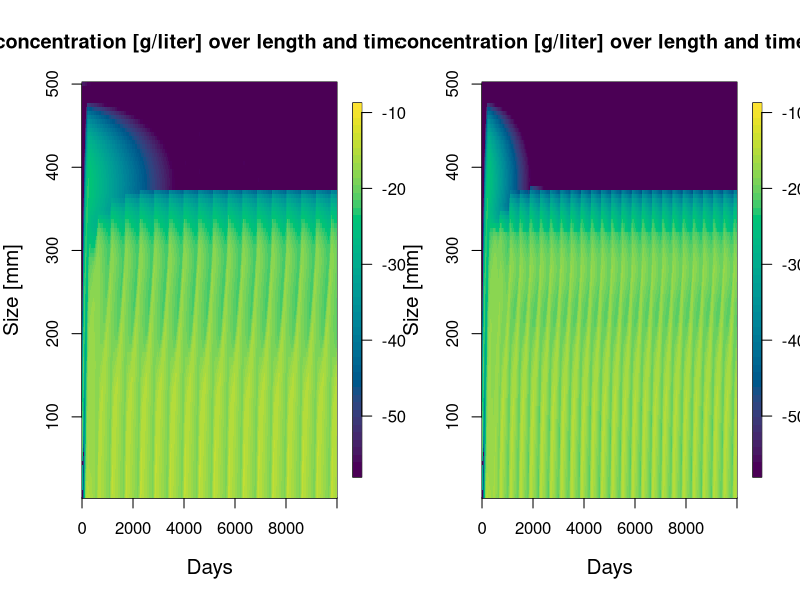
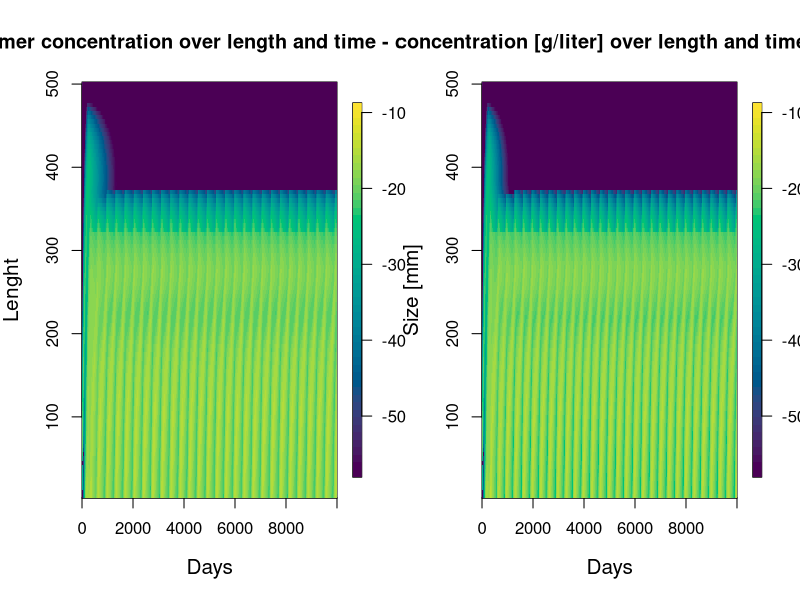
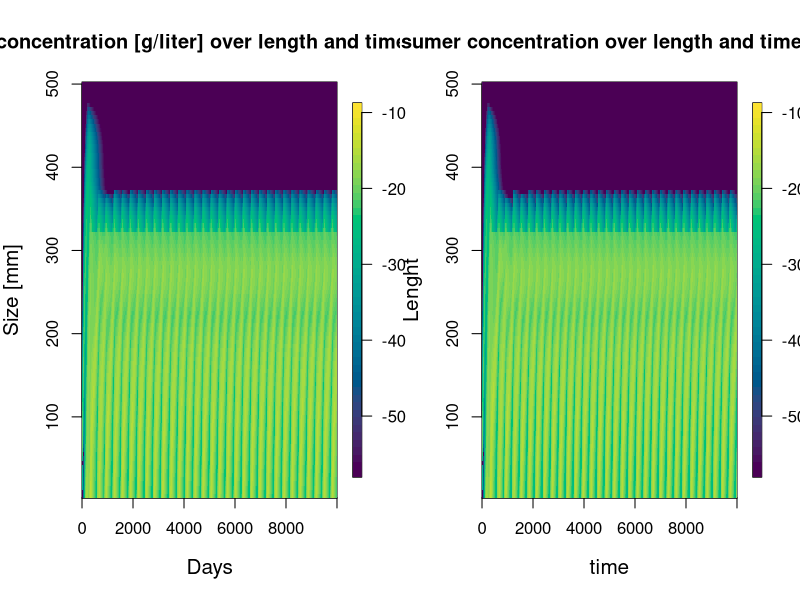
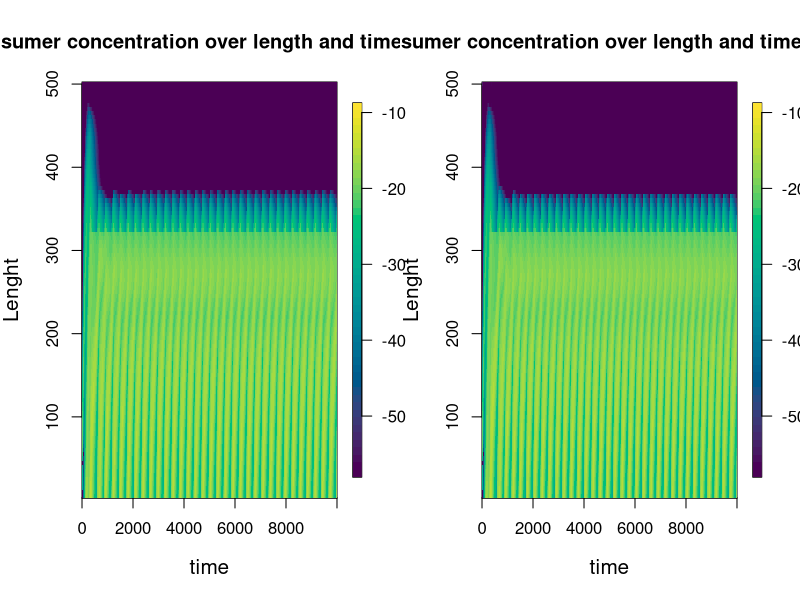
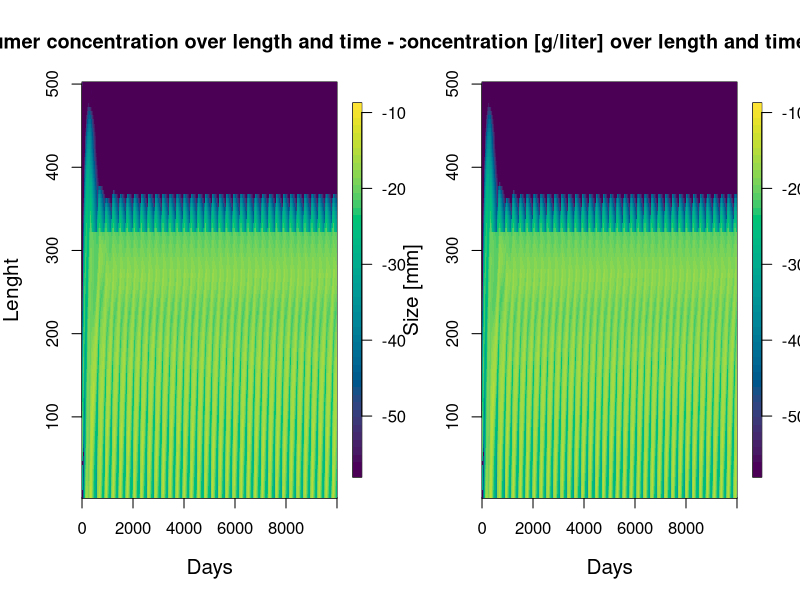

Here is the R script that generated these plots, in order: (Note: this script raises an error after producing the figures.)
#Emma Fournais Næsheim and Rebecca Martinovic 
#Final project for computational marine ecological modelling 
#16-05-2023



library(deSolve)
library(fields)
library(ggplot2)
library(RColorBrewer)

#Parameters 
lb <- 7 #mm 
lm <- 500 #mm 
lj <- 320 #mm 
lv <- 50 #mm 
Im <- 2.79*10^-4 #g/day/mm^2 Propotionality constant (ressource ingestion of c)
Rh <- 1.5*10^-5 #g/liter Half saturation constant 
rm <- 0.0018 #/day/mm2 Proportionality constant when reached maturity
gamma <- 0.006 #/day 
u <- 0.01 #day consumer mortality
p <- 0.1 #day flow-through rate
K <- 0.0003 #g/liter max ressource biomass 
e <- 0.5 #conversion efficiency 
a <- 5000 #liter/day Attack rate 
Th <- 0.1 #day/g handling time
sigma <- 0.01 #day background mortality rate for predator when foragin on lb an
dF <- 0.01##/Day
beta <- 9.0 * 10^-6 #g/mm^-3 biomass of consumers proportionality constant 

n <- 100
deltal <- lm/n

l <- seq(deltal, lm, by = deltal)
R <- K
P <- 0.0002
C <- rep(0,n)
C[1] <- 10^-4


#-----------no fishing
derivative <- function(time, y, params) {
  C <- y[1:n]
  R <- y[n+1]
  P <- y[n+2]
  
  g <- pmax(0,gamma*(lm*R/(Rh+R)-l))
  
  I <- (Im*l^2*R)/(Rh+R)
  
  b <- (rm*l^2*R)/(Rh+R)
  
  Biomassconsumers <- function(beta,l,t,C,deltal,lv){
    ixVulnerable = l < lv
    B <- sum(beta*l[ixVulnerable]^3*C[ixVulnerable]*deltal) 
    return(B)
  }
  B <- Biomassconsumers(beta,l,t,C,deltal,lv)
  
  dp = rep(0,n)
  ixVulnerable = l < lv
  dp[ixVulnerable] <- (a*P)/(1+a*Th*B)
  
  
  # Initializing advective
  fluxC <- numeric(n+1)
  
  # Calculate advective fluxes (Ja)
  ixMature = l>lj
  ixyoung = l<lj
  fluxC[1] <-  sum(b[ixMature] * C[ixMature] * deltal) # Boundary condition
  ixall = l > lb
  
  for(i in 2:n){
    fluxC[i] <- g[i-1] * C[i-1] 
  } 
  # Set boundary fluxes to 0
  fluxC[n+1] <- 0
  
  dC_dt <- numeric(n)
 
  for (i in 1:n) {
    dC_dt[i] <-  (-(u + dp[i]) * C[i]) + ((fluxC[i] - fluxC[i+1]) / deltal) 
  }
  
  dR_dt <- p*(K-R) - (sum(I[ixall] * C[ixall] * deltal)) 
  dP_dt <- ((e*((a*B)/(1+a*Th*B))-sigma))*P 
  
  return(list(c(dC_dt,dR_dt,dP_dt)))
}

params <-
  list(
    deltal = deltal,
    u = u,
    e = e,
    a = a,
    Th = Th,
    sigma = sigma,
    beta = beta,
    p = p,
    gamma = gamma,
    lm = lm, 
    lv = lv, 
    lj = lj, 
    lb = lb, 
    K = K, 
    rm = rm 
  
  )

# Time
time <- seq(0, 10000, by = 1) # Time vector

# ODE solving
resultNo <- ode(y = c(C, R, P), time = time, func = derivative, parms = params)

C_outNo<-resultNo[,2:(n+1)]
R_outNo <-resultNo[, n+2]
P_outNo <-resultNo[, n+3]

C_outNo[C_outNo<1e-25] = 1e-25
par(mfrow=c(1,2))

image.plot(
  time,
  l,
  log(C_outNo),
  col = hcl.colors(50, "viridis"),
  main = "Consumer concentration [g/liter] over length and time - No fishing ",
  xlab = "Days",
  ylab = "Size [mm]",
  cex.lab = 1.25
)

  #----------first d(F)
derivative <- function(time, y, params) {
  C <- y[1:n]
  R <- y[n+1]
  P <- y[n+2]
  
  g <- pmax(0,gamma*(lm*R/(Rh+R)-l))
  
  I <- (Im*l^2*R)/(Rh+R)
  
  b <- (rm*l^2*R)/(Rh+R)
  
  Biomassconsumers <- function(beta,l,t,C,deltal,lv){
    ixVulnerable = l < lv
    B <- sum(beta*l[ixVulnerable]^3*C[ixVulnerable]*deltal) 
    return(B)
  }
  B <- Biomassconsumers(beta,l,t,C,deltal,lv)
  
  dp = rep(0,n)
  ixVulnerable = l < lv
  dp[ixVulnerable] <- (a*P)/(1+a*Th*B)
  
  
  # Initializing advective
  fluxC <- numeric(n+1)
  
  # Calculate advective fluxes (Ja)
  ixMature = l>lj
  ixyoung = l<lj
  fluxC[1] <-  sum(b[ixMature] * C[ixMature] * deltal) # Boundary condition
  ixall = l > lb
  dF = rep(0,n)
  dF[ixMature] <- 0.01
  dF[ixyoung] <- 0.0001
 
  
  for(i in 2:n){
    fluxC[i] <- g[i-1] * C[i-1] 
  }
  
  # Set boundary fluxes to 0
  fluxC[n+1] <- 0
  
  dC_dt <- numeric(n)
  
  for (i in 1:n) {
    dC_dt[i] <-  (-(u + dF[i] + dp[i]) * C[i]) + ((fluxC[i] - fluxC[i+1]) / deltal) # Flux[i] 
  }
  
  dR_dt <- p*(K-R) - (sum(I[ixall] * C[ixall] * deltal)) 
  dP_dt <- ((e*((a*B)/(1+a*Th*B))-sigma))*P 
  
  return(list(c(dC_dt,dR_dt,dP_dt)))
}

params <-
  list(
    deltal = deltal,
    u = u,
    e = e,
    a = a,
    Th = Th,
    sigma = sigma,
    beta = beta,
    p = p,
    gamma = gamma,
    lm = lm, 
    lv = lv, 
    lj = lj, 
    lb = lb, 
    K = K, 
    rm = rm 
  )

# Time
time <- seq(0, 10000, by = 1) # Time vector

# ODE solving
resultN <- ode(y = c(C, R, P), time = time, func = derivative, parms = params)

C_outN<-resultN[,2:(n+1)]
R_outN <-resultN[, n+2]
P_outN <-resultN[, n+3]

C_outN[C_outN<1e-25] = 1e-25
image.plot(
  time,
  l,
  log(C_outN),
  col = hcl.colors(50, "viridis"),
  main = "Consumer concentration [g/liter] over length and time - d(F) = 0.01",
  xlab = "Days",
  ylab = "Size [mm]",
  cex.lab = 1.25
)

#---------------------------------------------------

derivative <- function(time, y, params) {
  C <- y[1:n]
  R <- y[n+1]
  P <- y[n+2]
  
  g <- pmax(0,gamma*(lm*R/(Rh+R)-l))
  
  I <- (Im*l^2*R)/(Rh+R)
  
  b <- (rm*l^2*R)/(Rh+R)
  
  Biomassconsumers <- function(beta,l,t,C,deltal,lv){
    ixVulnerable = l < lv
    B <- sum(beta*l[ixVulnerable]^3*C[ixVulnerable]*deltal) 
    return(B)
  }
  B <- Biomassconsumers(beta,l,t,C,deltal,lv)
  
  dp = rep(0,n)
  ixVulnerable = l < lv
  dp[ixVulnerable] <- (a*P)/(1+a*Th*B)
  
  
  # Initializing advective
  fluxC <- numeric(n+1)
  
  # Calculate advective fluxes (Ja)
  ixMature = l>lj
  ixyoung = l<lj
  fluxC[1] <-  sum(b[ixMature] * C[ixMature] * deltal) # Boundary condition
  ixall = l > lb
  dF = rep(0,n)
  dF[ixMature] <- 0.02
  dF[ixyoung] <- 0.0001
  
  for(i in 2:n){
    fluxC[i] <- g[i-1] * C[i-1] 
  }
  
  # Set boundary fluxes to 0
  fluxC[n+1] <- 0
  
  dC_dt <- numeric(n)
  
  for (i in 1:n) {
    dC_dt[i] <-  (-(u + dF[i] + dp[i]) * C[i]) + ((fluxC[i] - fluxC[i+1]) / deltal) # Flux[i] 
  }
  
  dR_dt <- p*(K-R) - (sum(I[ixall] * C[ixall] * deltal)) 
  dP_dt <- ((e*((a*B)/(1+a*Th*B))-sigma))*P 
  
  return(list(c(dC_dt,dR_dt,dP_dt)))
}

params <-
  list(
    deltal = deltal,
    u = u,
    e = e,
    a = a,
    Th = Th,
    sigma = sigma,
    beta = beta,
    p = p,
    gamma = gamma,
    lm = lm, 
    lv = lv, 
    lj = lj, 
    lb = lb, 
    K = K, 
    rm = rm 
  )

# Time
time <- seq(0, 10000, by = 1) # Time vector

# ODE solving
result <- ode(y = c(C, R, P), time = time, func = derivative, parms = params)

C_out<-result[,2:(n+1)]
R_out <-result[, n+2]
P_out <-result[, n+3]

C_out[C_out<1e-25] = 1e-25
image.plot(time, l,log(C_out), col = hcl.colors(50, "viridis"), main = "Consumer concentration over length and time - dF = 0.01", xlab = "Days", ylab = "Lenght", cex.lab=1.25)

#---------------------------------------------
derivative <- function(time, y, params) {
  C <- y[1:n]
  R <- y[n+1]
  P <- y[n+2]
  
  g <- pmax(0,gamma*(lm*R/(Rh+R)-l))
  
  I <- (Im*l^2*R)/(Rh+R)
  
  b <- (rm*l^2*R)/(Rh+R)
  
  Biomassconsumers <- function(beta,l,t,C,deltal,lv){
    ixVulnerable = l < lv
    B <- sum(beta*l[ixVulnerable]^3*C[ixVulnerable]*deltal) 
    return(B)
  }
  B <- Biomassconsumers(beta,l,t,C,deltal,lv)
  
  dp = rep(0,n)
  ixVulnerable = l < lv
  dp[ixVulnerable] <- (a*P)/(1+a*Th*B)
  
  
  # Initializing advective
  fluxC <- numeric(n+1)
  
  # Calculate advective fluxes (Ja)
  ixMature = l>lj
  ixyoung = l<lj
  fluxC[1] <-  sum(b[ixMature] * C[ixMature] * deltal) # Boundary condition
  ixall = l > lb
  dF1 = rep(0,n)
  dF1[ixMature] <- 0.03
  dF1[ixyoung] <- 0.0001
  
  for(i in 2:n){
    fluxC[i] <- g[i-1] * C[i-1] 
  }
  
  # Set boundary fluxes to 0
  fluxC[n+1] <- 0
  
  
  dC_dt <- numeric(n)
  
  for (i in 1:n) {
    dC_dt[i] <-  (-(u + dF1[i] + dp[i]) * C[i]) + ((fluxC[i] - fluxC[i+1]) / deltal) # Flux[i] 
  }
  
  dR_dt <- p*(K-R) - (sum(I[ixall] * C[ixall] * deltal)) 
  dP_dt <- ((e*((a*B)/(1+a*Th*B))-sigma))*P 
  
  return(list(c(dC_dt,dR_dt,dP_dt)))
}

params <-
  list(
    deltal = deltal,
    u = u,
    e = e,
    a = a,
    Th = Th,
    sigma = sigma,
    beta = beta,
    p = p,
    gamma = gamma,
    lm = lm, 
    lv = lv, 
    lj = lj, 
    lb = lb, 
    K = K, 
    rm = rm 
  )


# ODE solving
result1 <- ode(y = c(C, R, P), time = time, func = derivative, parms = params)
C_out1<-result1[,2:(n+1)]
R_out1 <-result1[, n+2]
P_out1 <-result1[, n+3]

C_out1[C_out1<1e-25] = 1e-25

image.plot(
  time,
  l,
  log(C_out1),
  col = hcl.colors(50, "viridis"),
  main = "Consumer concentration [g/liter] over length and time - d(F) = 0.03",
  xlab = "Days",
  ylab = "Size [mm]",
  cex.lab = 1.25
)


#-------------------------------------------------------------------
derivative <- function(time, y, params) {
  C <- y[1:n]
  R <- y[n+1]
  P <- y[n+2]
  
  g <- pmax(0,gamma*(lm*R/(Rh+R)-l))
  
  I <- (Im*l^2*R)/(Rh+R)
  
  b <- (rm*l^2*R)/(Rh+R)
  
  Biomassconsumers <- function(beta,l,t,C,deltal,lv){
    ixVulnerable = l < lv
    B <- sum(beta*l[ixVulnerable]^3*C[ixVulnerable]*deltal) 
    return(B)
  }
  B <- Biomassconsumers(beta,l,t,C,deltal,lv)
  
  dp = rep(0,n)
  ixVulnerable = l < lv
  dp[ixVulnerable] <- (a*P)/(1+a*Th*B)
  
  
  
  # Initializing advective
  fluxC <- numeric(n+1)
  
  # Calculate advective fluxes (Ja)
  ixMature = l>lj
  ixyoung = l<lj
  fluxC[1] <-  sum(b[ixMature] * C[ixMature] * deltal) # Boundary condition
  ixall = l > lb
  dF2 = rep(0,n)
  dF2[ixMature] <- 0.04
  dF2[ixyoung] <- 0.0001
  
  
  for(i in 2:n){
    fluxC[i] <- g[i-1] * C[i-1] 
  }
  
  # Set boundary fluxes to 0
  fluxC[n+1] <- 0
  
  dC_dt <- numeric(n)
  
  for (i in 1:n) {
    dC_dt[i] <-  (-(u + dF2[i] + dp[i]) * C[i]) + ((fluxC[i] - fluxC[i+1]) / deltal) # Flux[i] 
  }
  
  dR_dt <- p*(K-R) - (sum(I[ixall] * C[ixall] * deltal)) 
  dP_dt <- ((e*((a*B)/(1+a*Th*B))-sigma))*P 
  
  return(list(c(dC_dt,dR_dt,dP_dt)))
}

params <-
  list(
    deltal = deltal,
    u = u,
    e = e,
    a = a,
    Th = Th,
    sigma = sigma,
    beta = beta,
    p = p,
    gamma = gamma,
    lm = lm, 
    lv = lv, 
    lj = lj, 
    lb = lb, 
    K = K, 
    rm = rm 
  )

# ODE solving
result2 <- ode(y = c(C, R, P), time = time, func = derivative, parms = params)
C_out2<-result2[,2:(n+1)]
R_out2 <-result2[, n+2]
P_out2 <-result2[, n+3]

C_out2[C_out2<1e-25] = 1e-25
image.plot(
  time,
  l,
  log(C_out2),
  col = hcl.colors(50, "viridis"),
  main = "Consumer concentration [g/liter] over length and time - d(F) = 0.04",
  xlab = "Days",
  ylab = "Size [mm]",
  cex.lab = 1.25
)

#--------------------------------------------------------------------------
derivative <- function(time, y, params) {
  C <- y[1:n]
  R <- y[n+1]
  P <- y[n+2]
  
  g <- pmax(0,gamma*(lm*R/(Rh+R)-l))
  
  I <- (Im*l^2*R)/(Rh+R)
  
  b <- (rm*l^2*R)/(Rh+R)
  
  Biomassconsumers <- function(beta,l,t,C,deltal,lv){
    ixVulnerable = l < lv
    B <- sum(beta*l[ixVulnerable]^3*C[ixVulnerable]*deltal) 
    return(B)
  }
  B <- Biomassconsumers(beta,l,t,C,deltal,lv)
  
  dp = rep(0,n)
  ixVulnerable = l < lv
  dp[ixVulnerable] <- (a*P)/(1+a*Th*B)
  
  
  
  # Initializing advective
  fluxC <- numeric(n+1)
  
  # Calculate advective fluxes (Ja)
  ixMature = l>lj
  ixyoung = l<lj
  fluxC[1] <-  sum(b[ixMature] * C[ixMature] * deltal) # Boundary condition
  ixall = l > lb
  dF3 = rep(0,n)
  dF3[ixMature] <- 0.05
  dF3[ixyoung] <- 0.0001
  
  for(i in 2:n){
    fluxC[i] <- g[i-1] * C[i-1]
  }
  
  # Set boundary fluxes to 0
  fluxC[n+1] <- 0
  
  dC_dt <- numeric(n)
  
  for (i in 1:n) {
    dC_dt[i] <-  (-(u + dF3[i] + dp[i]) * C[i]) + ((fluxC[i] - fluxC[i+1]) / deltal) # Flux[i] 
  }
  
  dR_dt <- p*(K-R) - (sum(I[ixall] * C[ixall] * deltal)) 
  dP_dt <- ((e*((a*B)/(1+a*Th*B))-sigma))*P 
  
  return(list(c(dC_dt,dR_dt,dP_dt)))
}

params <-
  list(
    deltal = deltal,
    u = u,
    e = e,
    a = a,
    Th = Th,
    sigma = sigma,
    beta = beta,
    p = p,
    gamma = gamma,
    lm = lm, 
    lv = lv, 
    lj = lj, 
    lb = lb, 
    K = K, 
    rm = rm 
  )


# ODE solving
result3 <- ode(y = c(C, R, P), time = time, func = derivative, parms = params)
C_out3<-result3[,2:(n+1)]
R_out3 <-result3[, n+2]
P_out3 <-result3[, n+3]

C_out3[C_out3<1e-25] = 1e-25
image.plot(time, l,log(C_out3), col = hcl.colors(50, "viridis"), main = "Consumer concentration over length and time - dF3", xlab = "time", ylab = "Lenght", cex.lab=1.25)

#-----------------------------------------------------------------
derivative <- function(time, y, params) {
  C <- y[1:n]
  R <- y[n+1]
  P <- y[n+2]
  
  g <- pmax(0,gamma*(lm*R/(Rh+R)-l))
  
  I <- (Im*l^2*R)/(Rh+R)
  
  b <- (rm*l^2*R)/(Rh+R)
  
  Biomassconsumers <- function(beta,l,t,C,deltal,lv){
    ixVulnerable = l < lv
    B <- sum(beta*l[ixVulnerable]^3*C[ixVulnerable]*deltal) 
    return(B)
  }
  B <- Biomassconsumers(beta,l,t,C,deltal,lv)
  
  dp = rep(0,n)
  ixVulnerable = l < lv
  dp[ixVulnerable] <- (a*P)/(1+a*Th*B)
  
  
  
  # Initializing advective
  fluxC <- numeric(n+1)
  
  # Calculate advective fluxes (Ja)
  ixMature = l>lj
  ixyoung = l<lj
  fluxC[1] <-  sum(b[ixMature] * C[ixMature] * deltal) # Boundary condition
  ixall = l > lb
  dF4 = rep(0,n)
  dF4[ixMature] <- 0.06
  dF4[ixyoung] <- 0.0001
  
  for(i in 2:n){
    fluxC[i] <- g[i-1] * C[i-1]
  }
  
  # Set boundary fluxes to 0
  fluxC[n+1] <- 0
  
  dC_dt <- numeric(n)
  
  
  for (i in 1:n) {
    dC_dt[i] <-  (-(u + dF4[i] + dp[i]) * C[i]) + ((fluxC[i] - fluxC[i+1]) / deltal) # Flux[i] 
  }
  
  dR_dt <- p*(K-R) - (sum(I[ixall] * C[ixall] * deltal)) 
  dP_dt <- ((e*((a*B)/(1+a*Th*B))-sigma))*P 
  
  return(list(c(dC_dt,dR_dt,dP_dt)))
}

params <-
  list(
    deltal = deltal,
    u = u,
    e = e,
    a = a,
    Th = Th,
    sigma = sigma,
    beta = beta,
    p = p,
    gamma = gamma,
    lm = lm, 
    lv = lv, 
    lj = lj, 
    lb = lb, 
    K = K, 
    rm = rm 
  )

# ODE solving
result4 <- ode(y = c(C, R, P), time = time, func = derivative, parms = params)
C_out4<-result4[,2:(n+1)]
R_out4 <-result4[, n+2]
P_out4 <-result4[, n+3]

C_out4[C_out4<1e-25] = 1e-25
image.plot(time, l,log(C_out4), col = hcl.colors(50, "viridis"), main = "Consumer concentration over length and time - dF4", xlab = "time", ylab = "Lenght", cex.lab=1.25)

#-----------------------------------------------------------------------
derivative <- function(time, y, params) {
  C <- y[1:n]
  R <- y[n+1]
  P <- y[n+2]
  
  g <- pmax(0,gamma*(lm*R/(Rh+R)-l))
  
  I <- (Im*l^2*R)/(Rh+R)
  
  b <- (rm*l^2*R)/(Rh+R)
  
  Biomassconsumers <- function(beta,l,t,C,deltal,lv){
    ixVulnerable = l < lv
    B <- sum(beta*l[ixVulnerable]^3*C[ixVulnerable]*deltal) 
    return(B)
  }
  B <- Biomassconsumers(beta,l,t,C,deltal,lv)
  
  dp = rep(0,n)
  ixVulnerable = l < lv
  dp[ixVulnerable] <- (a*P)/(1+a*Th*B)
  
  
  # Initializing advective
  fluxC <- numeric(n+1)
  
  # Calculate advective fluxes (Ja)
  ixMature = l>lj
  ixyoung = l<lj
  fluxC[1] <-  sum(b[ixMature] * C[ixMature] * deltal) # Boundary condition
  ixall = l > lb
  dF5 = rep(0,n)
  dF5[ixMature] <- 0.07
  dF5[ixyoung] <- 0.0001
  
  for(i in 2:n){
    fluxC[i] <- g[i-1] * C[i-1] 
  }
  
  # Set boundary fluxes to 0
  fluxC[n+1] <- 0
  
  dC_dt <- numeric(n)
  
  for (i in 1:n) {
    dC_dt[i] <-  (-(u + dF5[i] + dp[i]) * C[i]) + ((fluxC[i] - fluxC[i+1]) / deltal) # Flux[i] 
  }
  
  dR_dt <- p*(K-R) - (sum(I[ixall] * C[ixall] * deltal)) 
  dP_dt <- ((e*((a*B)/(1+a*Th*B))-sigma))*P 
  
  return(list(c(dC_dt,dR_dt,dP_dt)))
}

params <-
  list(
    deltal = deltal,
    u = u,
    e = e,
    a = a,
    Th = Th,
    sigma = sigma,
    beta = beta,
    p = p,
    gamma = gamma,
    lm = lm, 
    lv = lv, 
    lj = lj, 
    lb = lb, 
    K = K, 
    rm = rm 
  )

# ODE solving
result5 <- ode(y = c(C, R, P), time = time, func = derivative, parms = params)
C_out5<-result5[,2:(n+1)]
R_out5 <-result5[, n+2]
P_out5 <-result5[, n+3]

C_out5[C_out5<1e-25] = 1e-25
image.plot(time, l,log(C_out5), col = hcl.colors(50, "viridis"), main = "Consumer concentration over length and time - dF5", xlab = "time", ylab = "Lenght", cex.lab=1.25)

#-----------------------------------------------------------------------------

derivative <- function(time, y, params) {
  C <- y[1:n]
  R <- y[n+1]
  P <- y[n+2]
  
  g <- pmax(0,gamma*(lm*R/(Rh+R)-l))
  
  I <- (Im*l^2*R)/(Rh+R)
  
  b <- (rm*l^2*R)/(Rh+R)
  
  Biomassconsumers <- function(beta,l,t,C,deltal,lv){
    ixVulnerable = l < lv
    B <- sum(beta*l[ixVulnerable]^3*C[ixVulnerable]*deltal) 
    return(B)
  }
  B <- Biomassconsumers(beta,l,t,C,deltal,lv)
  
  dp = rep(0,n)
  ixVulnerable = l < lv
  dp[ixVulnerable] <- (a*P)/(1+a*Th*B)
  
  
  # Initializing advective
  fluxC <- numeric(n+1)
  
  # Calculate advective fluxes (Ja)
  ixMature = l>lj
  ixyoung = l<lj
  fluxC[1] <-  sum(b[ixMature] * C[ixMature] * deltal) # Boundary condition
  ixall = l > lb
  dF6 = rep(0,n)
  dF6[ixMature] <- 0.08
  dF6[ixyoung] <- 0.0001
  
  for(i in 2:n){
    fluxC[i] <- g[i-1] * C[i-1]
  }
  
  # Set boundary fluxes to 0
  fluxC[n+1] <- 0
  
  dC_dt <- numeric(n)
  
  for (i in 1:n) {
    dC_dt[i] <-  (-(u + dF6[i] + dp[i]) * C[i]) + ((fluxC[i] - fluxC[i+1]) / deltal) # Flux[i] 
  }
  
  dR_dt <- p*(K-R) - (sum(I[ixall] * C[ixall] * deltal)) 
  dP_dt <- ((e*((a*B)/(1+a*Th*B))-sigma))*P 
  
  return(list(c(dC_dt,dR_dt,dP_dt)))
}

params <-
  list(
    deltal = deltal,
    u = u,
    e = e,
    a = a,
    Th = Th,
    sigma = sigma,
    beta = beta,
    p = p,
    gamma = gamma,
    lm = lm, 
    lv = lv, 
    lj = lj, 
    lb = lb, 
    K = K, 
    rm = rm 
  )


# ODE solving
result6 <- ode(y = c(C, R, P), time = time, func = derivative, parms = params)
C_out6<-result6[,2:(n+1)]
R_out6 <-result6[, n+2]
P_out6 <-result6[, n+3]

C_out6[C_out6<1e-25] = 1e-25
image.plot(time, l,log(C_out6), col = hcl.colors(50, "viridis"), main = "Consumer concentration over length and time - dF = 0.8", xlab = "Days", ylab = "Lenght", cex.lab=1.25)

#---------------------------------------------------------------------------------

derivative <- function(time, y, params) {
  C <- y[1:n]
  R <- y[n+1]
  P <- y[n+2]
  
  g <- pmax(0,gamma*(lm*R/(Rh+R)-l))
  
  I <- (Im*l^2*R)/(Rh+R)
  
  b <- (rm*l^2*R)/(Rh+R)
  
  Biomassconsumers <- function(beta,l,t,C,deltal,lv){
    ixVulnerable = l < lv
    B <- sum(beta*l[ixVulnerable]^3*C[ixVulnerable]*deltal) 
    return(B)
  }
  B <- Biomassconsumers(beta,l,t,C,deltal,lv)
  
  dp = rep(0,n)
  ixVulnerable = l < lv
  dp[ixVulnerable] <- (a*P)/(1+a*Th*B)
  
  
  
  # Initializing advective
  fluxC <- numeric(n+1)
  
  # Calculate advective fluxes (Ja)
  ixMature = l>lj
  ixyoung = l<lj
  fluxC[1] <-  sum(b[ixMature] * C[ixMature] * deltal) # Boundary condition
  ixall = l > lb
  dF7 = rep(0,n)
  dF7[ixMature] <- 0.09
  dF7[ixyoung] <- 0.0001
  
  for(i in 2:n){
    fluxC[i] <- g[i-1] * C[i-1]
  }
  
  # Set boundary fluxes to 0
  fluxC[n+1] <- 0
  
  dC_dt <- numeric(n)
  
  for (i in 1:n) {
    dC_dt[i] <-  (-(u + dF7[i] + dp[i]) * C[i]) + ((fluxC[i] - fluxC[i+1]) / deltal) # Flux[i] 
  }
  
  dR_dt <- p*(K-R) - (sum(I[ixall] * C[ixall] * deltal)) 
  dP_dt <- ((e*((a*B)/(1+a*Th*B))-sigma))*P 
  
  return(list(c(dC_dt,dR_dt,dP_dt)))
}

params <-
  list(
    deltal = deltal,
    u = u,
    e = e,
    a = a,
    Th = Th,
    sigma = sigma,
    beta = beta,
    p = p,
    gamma = gamma,
    lm = lm, 
    lv = lv, 
    lj = lj, 
    lb = lb, 
    K = K, 
    rm = rm 
  )


# ODE solving
result7 <- ode(y = c(C, R, P), time = time, func = derivative, parms = params)
C_out7<-result7[,2:(n+1)]
R_out7 <-result7[, n+2]
P_out7 <-result7[, n+3]

C_out7[C_out7<1e-25] = 1e-25
image.plot(time, l,log(C_out7), col = hcl.colors(50, "viridis"), main = "Consumer concentration [g/liter] over length and time - d(F) = 0.09", xlab = "Days", ylab = "Size [mm]", cex.lab=1.25)


#Calculating the mean of the last time steps 
CmeanNo <- C_outNo[8001:10000,]
CmeanNo <- colMeans(CmeanNo)
CmeanN <- C_outN[8001:10000,]
CmeanN <- colMeans(CmeanN)
Cmean <- C_out[8001:10000,]
Cmean <- colMeans(Cmean)
Cmean1 <- C_out1[8001:10000,]
Cmean1 <- colMeans(Cmean1)
Cmean2 <- C_out2[8001:10000,]
Cmean2 <- colMeans(Cmean2)
Cmean3 <- C_out3[8001:10000,]
Cmean3 <- colMeans(Cmean3)
Cmean4 <- C_out4[8001:10000,]
Cmean4 <- colMeans(Cmean4)
Cmean5 <- C_out5[8001:10000,]
Cmean5 <- colMeans(Cmean5)
Cmean6 <- C_out6[8001:10000,]
Cmean6 <- colMeans(Cmean6)
Cmean7 <- C_out7[8001:10000,]
Cmean7 <- colMeans(Cmean7)

Blue <- colorRampPalette(brewer.pal(5, "Blues"))(length(x))
Green <- colorRampPalette(brewer.pal(5, "Greens"))(length(x))
colors <- colorRampPalette(brewer.pal(5, "Reds"))(length(x))

plot(
  l,
  CmeanNo,
  type = "l",
  ylim = c(0, 0.0000002),
  lwd = 3,
  xlab = "Size [mm]",
  ylab = "Biomass [g/liter]",
  main = "Mean distribution over the last 2000 timesteps",
  col = Blue[1],
  cex.lab = 1.2,
  cex.axis = 1.2
)
lines(l, CmeanN, col = Blue[2], lwd = 3)
lines(l, Cmean, col = Blue[3], lwd = 3)
lines(l, Cmean1, col = Blue[4], lwd = 3)  # Use colors from the 'colors' vector
lines(l, Cmean2, col = Blue[5], lwd = 3)
lines(l, Cmean3, col = Blue[6], lwd = 3)
lines(l, Cmean4, col = Blue[7], lwd = 3)
lines(l, Cmean5, col = Blue[8], lwd = 3)
lines(l, Cmean6, col = Blue[9], lwd = 3)
lines(l, Cmean7, col = Blue[10], lwd = 3)

legend(
  "topright",
  legend = c("0","0.01","0.02","0.03","0.04", "0.05", "0.06", "0.07","0.08", "0.09"),
  lty = c(1),
  lwd = 3,
  col = Blue,
  title = "d(F): [1/day]"
)

#Concentration of last 2000 timesteps for P, R and C
PlastN <- tail(P_outN[8000:10000],1)
Plast <- tail(P_out[8000:10000],1)
Plast1 <- tail(P_out1[8000:10000],1)
Plast2 <- tail(P_out2[8000:10000],1)
Plast3 <- tail(P_out3[8000:10000],1)
Plast4 <- tail(P_out4[8000:10000],1)
Plast5 <- tail(P_out5[8000:10000],1)
Plast6 <- tail(P_out6[8000:10000],1)
Plast7 <- tail(P_out7[8000:10000],1)

RlastN <- tail(R_outN[8000:10000],1)
Rlast <- tail(R_out[8000:10000],1)
Rlast1 <- tail(R_out1[8000:10000],1)
Rlast2 <- tail(R_out2[8000:10000],1)
Rlast3 <- tail(R_out3[8000:10000],1)
Rlast4 <- tail(R_out4[8000:10000],1)
Rlast5 <- tail(R_out5[8000:10000],1)
Rlast6 <- tail(R_out6[8000:10000],1)
Rlast7 <- tail(R_out7[8000:10000],1)

ClastN <- sum(CmeanN)
Clast <- sum(Cmean)
Clast1 <- sum(Cmean1)
Clast2 <- sum(Cmean2)
Clast3 <- sum(Cmean3)
Clast4 <- sum(Cmean4)
Clast5 <- sum(Cmean5)
Clast6 <- sum(Cmean6)
Clast7 <- sum(Cmean7)


x <- c(ClastN,Clast, Clast1, Clast2, Clast3, Clast4, Clast5, Clast6, Clast7)
yvalues <- c(0.01,0.02,0.03,0.04, 0.05, 0.06, 0.07,0.08, 0.09)

plot(
  yvalues,
  x,
  lwd = "8",
  col = Blue,
  type = "p",
  xlab = "Fishing intensity [1/day]",
  ylab = "Biomass [g/liter]",
  main = "Overall Concentration of Consumers at different d(F) ",
  cex.lab = 1.2,
  cex.axis = 1.2
)
legend(
  "topright",
  legend = yvalues,
  lty = c(1),
  lwd = 3,
  col = Blue,
  title = "d(F): [1/day]"
)



# Assuming dF is your vector

xP <- c(PlastN, Plast, Plast1, Plast2, Plast3, Plast4, Plast5, Plast6, Plast7)
plot(
  yvalues,
  xP,
  lwd = "8",
  col = colors,
  type = "p",
  xlab = "Fishing intensity [1/day]",
  ylab = "Biomass [individuals/liter]",
  main = "Overall concentration of Predators at different d(F)",
  cex.lab = 1.2,
  cex.axis = 1.2
)
legend(
  "topright",
  legend = yvalues,
  lty = c(1),
  lwd = 3,
  col = colors,
  title = "d(F): [1/day]"
)

xR <- c(RlastN, Rlast, Rlast1, Rlast2, Rlast3, Rlast4, Rlast5, Rlast6, Rlast7)
plot(
  yvalues,
  xR,
  lwd = "8",
  col = Green,
  type = "p",
  xlab = "Fishing intensity [1/day]",
  ylab = "Biomass [g/liter]",
  main = "Overall concentration of Ressource at different d(F)",
  cex.lab = 1.2,
  cex.axis = 1.2
)

legend(
  "topright",
  legend = yvalues,
  lty = c(1),
  lwd = 3,
  col = Green,
  title = "d(F): [1/day]"
)
